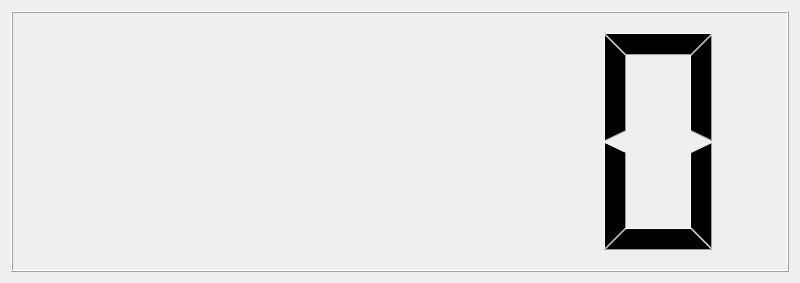
<?xml version="1.0" encoding="UTF-8"?>
<ui version="4.0">
 <class>DigitalClock</class>
 <widget class="QWidget" name="DigitalClock">
  <property name="geometry">
   <rect>
    <x>0</x>
    <y>0</y>
    <width>800</width>
    <height>283</height>
   </rect>
  </property>
  <property name="windowTitle">
   <string>DigitalClock</string>
  </property>
  <layout class="QHBoxLayout" name="horizontalLayout">
   <item>
    <widget class="QLCDNumber" name="lcdNumber"/>
   </item>
  </layout>
 </widget>
 <resources/>
 <connections/>
</ui>
